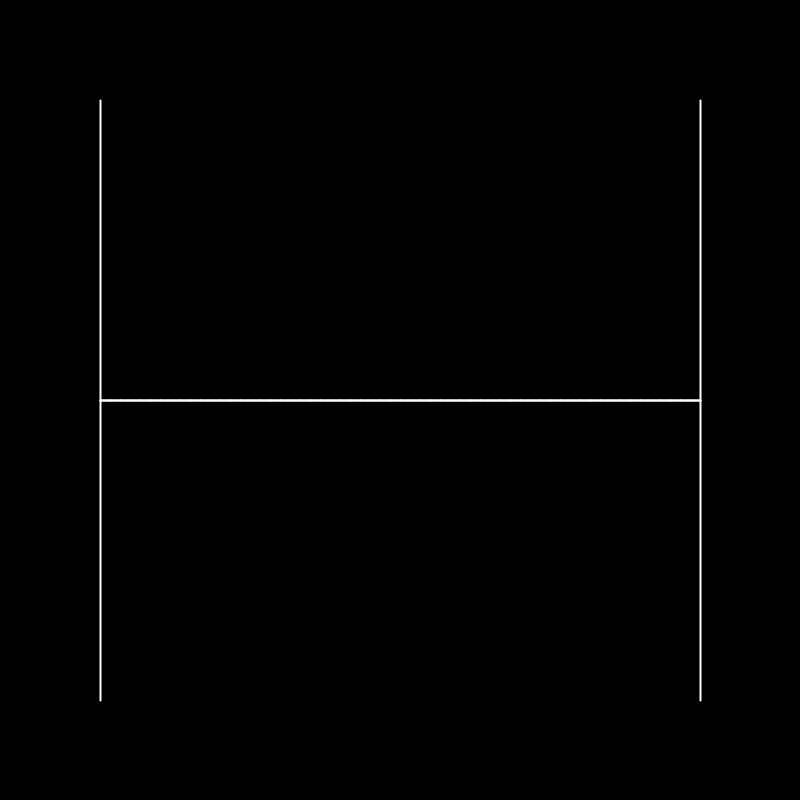
Frame 1 (no input)
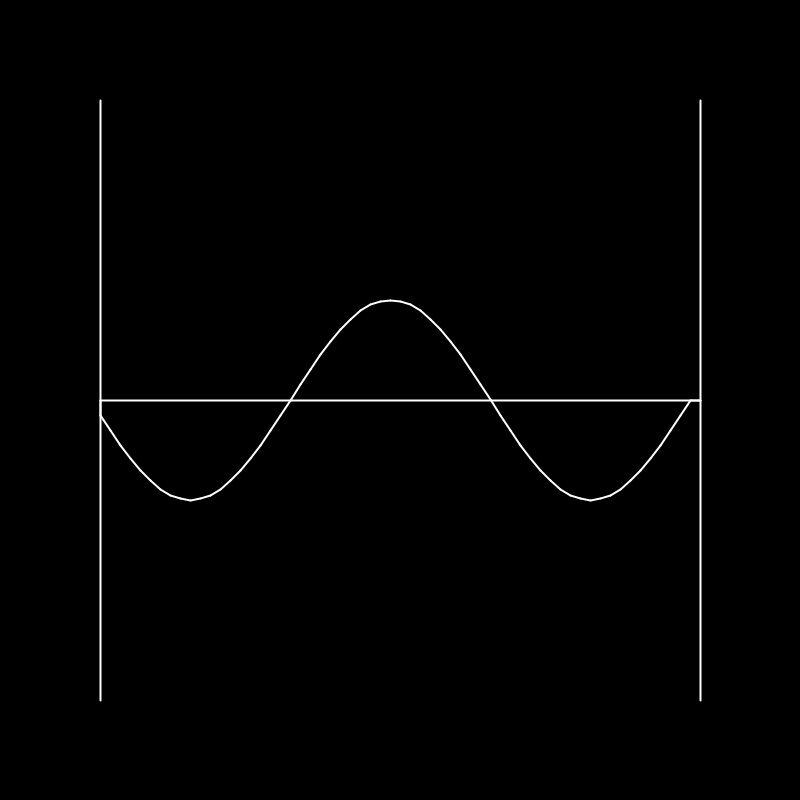
Frame 60 (the mouse pressed at the canvas centre just before this capture)
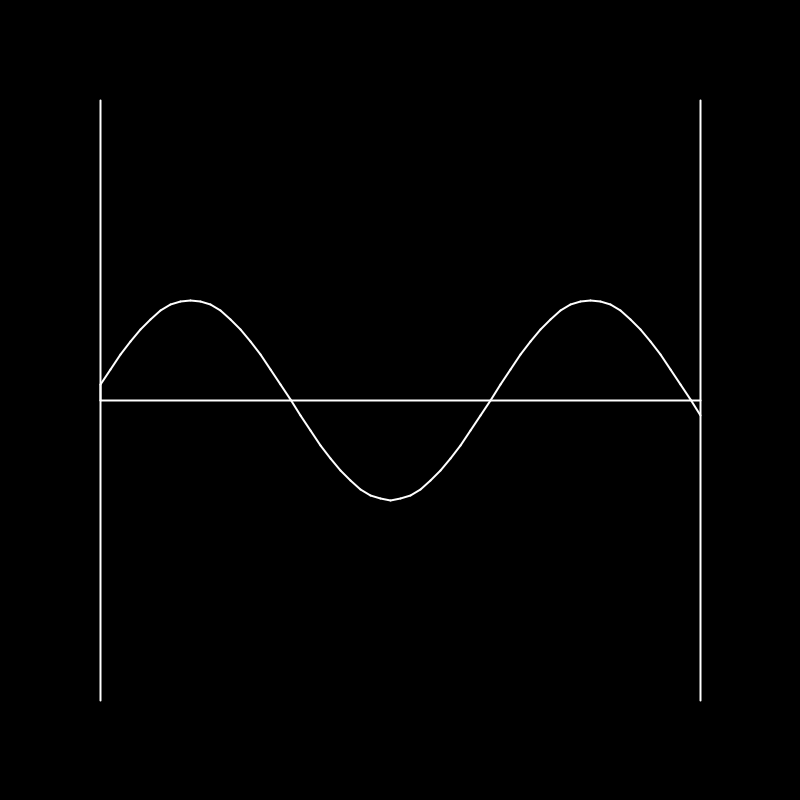
Frame 120 (the mouse held since frame 60 and released just before this capture)

The Processing sketch that drew these frames (run headless with seeded random() and noise(); from frame 60 on, the mouse is pressed at the canvas centre):

// Processing sketch: Wiggle_sine
// ── Wiggle_sine.pde
void setup()
{
  size(800, 800);
  frameRate(60);
  stroke(255);
  strokeWeight(2);
}

float x = 0;
float[] v = new float[61];

void draw()
{
  float lastx = 0, lasty = 0;
  background(0);
  line(100, 100, 100, 700);
  line(100, 400, 700, 400);
  line(700, 100, 700, 700);
  translate(100, 400);
  pushfront(100 * sin(x));
  for (int i = 0; i < 61; i++)
  {
    line(10 * i, v[i], lastx, lasty);
    lastx = 10 * i;
    lasty = v[i];
  }
  x += PI / 20;
}

void pushfront(float val)
{
  for (int i = 60; i > 0; i--)
    v[i] = v[i - 1];
  v[0] = val;
}
